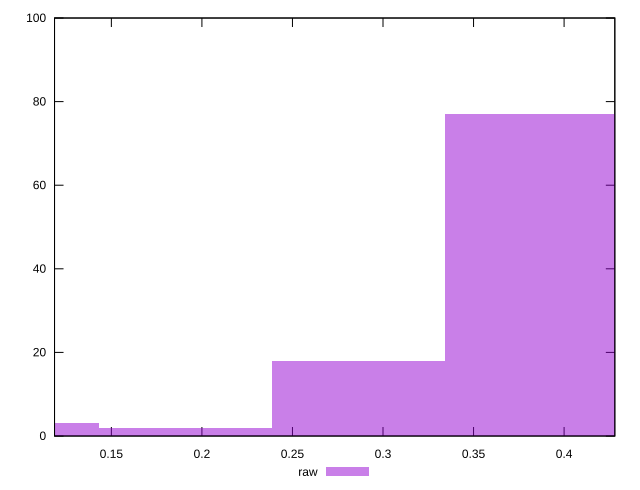

gnuplot code for this plot:
reset

$raw <<EOF
0.28660535874093984 18
0.3821404783212531 77
0.09553511958031327 3
0.19107023916062654 2
EOF

set key outside below
set boxwidth 0.09553511958031327
set xrange [0.11861803456742022:0.4280119113064858]
set yrange [0:100]
set trange [0:100]
set style fill transparent solid 0.5 noborder
set terminal svg size 640, 490 enhanced background rgb 'white'
set output "reprap/meta/pScore/samples/pages+cached/raw/histogram.svg"

plot $raw title "raw" with boxes

reset
